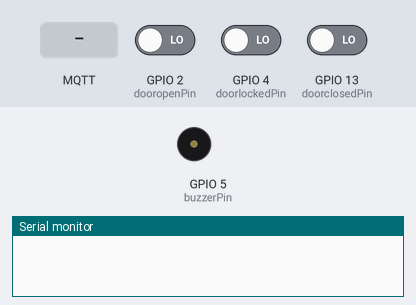
The sketch below on a simulated ESP8266 (NodeMCU). Parts: buzzer (waves = sounding), the last lines printed to the serial monitor. The inputs (shaded band) are chosen by the test bench; at power-on: GPIO 2 (dooropenPin) LOW, GPIO 4 (doorlockedPin) LOW, GPIO 13 (doorclosedPin) LOW. No MQTT or app messages arrive unless stated.

Above: at 1.2 s.
1.3 s: GPIO 2 (dooropenPin) driven HIGH
At 2.55 s:
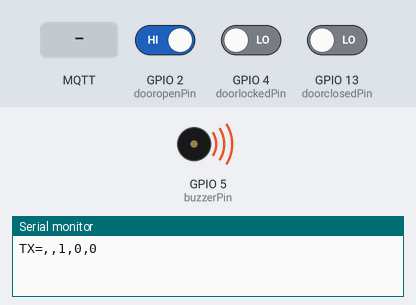
4.3 s: MQTT message "1" arrives on the first subscribed topic
5.8 s: MQTT message "on" arrives on the first subscribed topic
7.3 s: MQTT message "off" arrives on the first subscribed topic
Timing chart, 0 to 9.8 s (numbered marks = the images above; inputs shaded):
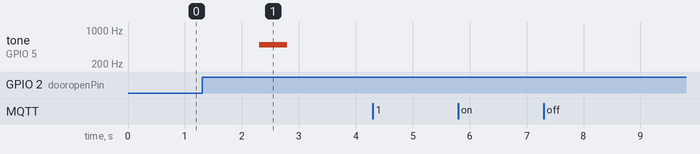

The sketch:

slidingdooresp8266.ino
```cpp
/*
Pins
BUTTON bottom left side - connectd to 3.3
BUTTON bottom right side - connected to resitor and from resistor to GND
BUTTON top right side - connected to D1(GPIO5)
Resistor used: BROWN-BLACK-ORANGE-GOLD
 */

#include <ESP8266WiFi.h>
#include <WiFiClientSecure.h>
//Pubsubclient library obtained from https://github.com/knolleary/pubsubclient
#include <PubSubClient.h>
#include <SoftwareSerial.h>

// constants won't change. They're used here to
// set pin numbers:
const int dooropenPin   = 2;
const int doorclosedPin = 13;
const int doorlockedPin = 4;     // the number of the pushbutton pin
const int buzzerPin = 5;
const int RX = 14;
const int TX = 12;

SoftwareSerial ESPserial(RX, TX); // RX | TX

//////////////////////
// WiFi Definitions //
//////////////////////
const char WiFiAPPSK[] = "sparkfun";
#define wifi_ssid "mendes"
#define wifi_password "MENDESFAMILY"

#define mqtt_server "192.168.1.29"
#define mqtt_user ""
#define mqtt_password ""

WiFiServer server(80);
WiFiClient espClient;
PubSubClient client(espClient);

void setupWiFiStation() {
  WiFi.mode(WIFI_STA);
  WiFi.begin(wifi_ssid, wifi_password);

  // Use the WiFi.status() function to check if the ESP8266
  // is connected to a WiFi network.
  while (WiFi.status() != WL_CONNECTED)
  {
    delay(100);
  }
  //Serial.println("WIFI connected");
  //Serial.println("IP address: ");
  //Serial.println(WiFi.localIP());
}

void setupWiFiAccessPoint()
{
  WiFi.mode(WIFI_AP);

  // Do a little work to get a unique-ish name. Append the
  // last two bytes of the MAC (HEX'd) to "Thing-":
  uint8_t mac[WL_MAC_ADDR_LENGTH];
  WiFi.softAPmacAddress(mac);
  String macID = String(mac[WL_MAC_ADDR_LENGTH - 2], HEX) +
                 String(mac[WL_MAC_ADDR_LENGTH - 1], HEX);
  macID.toUpperCase();
  String AP_NameString = "ESP8266 Thing " + macID;

  char AP_NameChar[AP_NameString.length() + 1];
  memset(AP_NameChar, 0, AP_NameString.length() + 1);

  for (int i=0; i<AP_NameString.length(); i++)
    AP_NameChar[i] = AP_NameString.charAt(i);

  WiFi.softAP(AP_NameChar, WiFiAPPSK);
  server.begin();
}


void reconnect() {
  // Loop until we're reconnected
  while (!client.connected()) {
    //Serial.print("Attempting MQTT connection...");
    // Attempt to connect
    if (client.connect("slidingdoor")) {
      //Serial.println("connected");
      // Once connected, publish an announcement...
      //client.publish("outTopic","hello world");
      // ... and resubscribe
      client.subscribe("mendes/backyard/sensor/temphumidity/temperature/value");
      client.subscribe("mendes/house/sensor/temphumidity/temperature/value");
      //Serial.println("subscribed");
    } else {
      //Serial.print("failed, rc=");
      //Serial.print(client.state());
      //Serial.println(" try again in 5 seconds");
      // Wait 5 seconds before retrying
      delay(5000);
    }
  }
}


// variables will change:
int openbuttonstate = LOW;
int closedbuttonstate = LOW;
int lockedbuttonstate = LOW;         // variable for reading the pushbutton status

int openbuttonprevstate = LOW;
int closedbuttonprevstate = LOW;
int lockedbuttonprevstate = LOW;         // variable for reading the pushbutton status


long openlastDebounceTime = millis();
long closedlastDebounceTime = millis();
long lockedlastDebounceTime = millis();

long lasttime = millis();

bool opentriggered = true;
bool closedtriggered = true;
bool lockedtriggered = true;

bool opentriggeredhighbefore = false;
bool closedtriggeredhighbefore = false;
bool lockedtriggeredhighbefore = false;


char temperature[10] = "";
char temperaturein[10] = "";

void collectdata(bool activatedbymqtt=false) {
   int frequency;
   char s_output[5];
   char doorstate[30];
   char doorclosed[30] = "CLOSED";
   char dooropen[30] = "OPEN";
   char doorlocked[30] = "LOCKED";

   if(!activatedbymqtt) {
      if(openbuttonstate==HIGH) {
         frequency = 500;
         strcpy (doorstate,dooropen);
      }
      if(closedbuttonstate==HIGH) {
         frequency = 600;
         strcpy (doorstate,doorclosed);
      }
      if(lockedbuttonstate==HIGH) {
        frequency = 400;
        strcpy (doorstate,doorlocked);
      }
      tone(buzzerPin, frequency, 500);
   }

   //Send data to serial port to be picked up by Arduino
   ESPserial.print("TX=");
   ESPserial.print(temperature);
   ESPserial.print(",");
   ESPserial.print(temperaturein);
   ESPserial.print(",");
   ESPserial.print(openbuttonstate);
   ESPserial.print(",");
   ESPserial.print(closedbuttonstate);
   ESPserial.print(",");
   ESPserial.print(lockedbuttonstate);
   ESPserial.println("");

   Serial.print("TX=");
   Serial.print(temperature);
   Serial.print(",");
   Serial.print(temperaturein);
   Serial.print(",");
   Serial.print(openbuttonstate);
   Serial.print(",");
   Serial.print(closedbuttonstate);
   Serial.print(",");
   Serial.print(lockedbuttonstate);
   Serial.println("");

   if(!activatedbymqtt) {
      client.publish("mendes/familyroom/sensor/slidingdoor",doorstate, true);
   }

}

void callback(char* topic, byte* payload, unsigned int length) {
  Serial.print("Message arrived [");
  Serial.print(topic);
  Serial.print("] ");

   char data[10] = "";

   for (int i=0;i<length;i++) {
     if(i<10) {
       data[i] = (char)payload[i];
     }
     Serial.print((char)payload[i]);
   }
   Serial.println();

  if(strcmp(topic,"mendes/backyard/sensor/temphumidity/temperature/value")==0) {
     strcpy(temperature,data);
  }
  if(strcmp(topic,"mendes/house/sensor/temphumidity/temperature/value")==0) {
     strcpy(temperaturein,data);
  }
  collectdata(true);
}

void setup() {
  // initialize the LED pin as an output:
  //pinMode(ledPin, OUTPUT);
  // initialize the pushbutton pin as an input:
  pinMode(dooropenPin, INPUT);
  pinMode(doorclosedPin, INPUT);
  pinMode(doorlockedPin, INPUT);
  pinMode(buzzerPin,OUTPUT);

  client.setServer(mqtt_server, 1883);
  client.setCallback(callback);

  Serial.begin(9600);

  openbuttonprevstate = digitalRead(dooropenPin);
  closedbuttonprevstate = digitalRead(doorclosedPin);
  lockedbuttonprevstate = digitalRead(doorlockedPin);
  openlastDebounceTime = millis();
  closedlastDebounceTime = millis();
  lockedlastDebounceTime = millis();
  //collectdata();
}

void loop() {
  // read the state of the pushbutton value:
  openbuttonstate = digitalRead(dooropenPin);

    //collectedata() is activates by 4 types of events
    // 1. Open button activated
    // 2. Closed button activated
    // 3. Locked button activated
    // 4. Time. This is used for temperature

     //1.
    if(openbuttonstate != openbuttonprevstate) {
        openbuttonprevstate = openbuttonstate;
        openlastDebounceTime = millis();
        opentriggered = false;
    } else if(opentriggered) {
        openlastDebounceTime = millis();
    } else {
      if(millis()-openlastDebounceTime > 1000 && ((opentriggeredhighbefore && openbuttonstate==LOW) || (openbuttonstate==HIGH))) {
        //Serial.print("Door open trigger: ");
        //Serial.println(openbuttonstate);
        collectdata();
        openlastDebounceTime = millis();
        opentriggered=true;
        if(openbuttonstate==HIGH) {
          opentriggeredhighbefore = true;
        } else {
          opentriggeredhighbefore = false;
        }
      }
    }

    //2.
    closedbuttonstate = digitalRead(doorclosedPin);
    if(closedbuttonstate != closedbuttonprevstate) {
        closedbuttonprevstate = closedbuttonstate;
        closedlastDebounceTime = millis();
        closedtriggered = false;
    } else if(closedtriggered) {
        closedlastDebounceTime = millis();
    } else {
      if(millis()-closedlastDebounceTime > 1000 && ((closedtriggeredhighbefore && closedbuttonstate==LOW) || (closedbuttonstate==HIGH))) {
        //Serial.print("Door closed trigger: ");
        //Serial.println(closedbuttonstate);
        collectdata();
        closedlastDebounceTime = millis();
        closedtriggered=true;
        if(closedbuttonstate==HIGH) {
          closedtriggeredhighbefore = true;
        } else {
          closedtriggeredhighbefore = false;
        }
      }
    }

    //3.
    lockedbuttonstate = digitalRead(doorlockedPin);
    if(lockedbuttonstate != lockedbuttonprevstate) {
        //Serial.print("State changed ");
        //Serial.println(analogRead(doorlockedPin));
        //Serial.println(lockedbuttonstate);
        lockedbuttonprevstate = lockedbuttonstate;
        lockedlastDebounceTime = millis();
        lockedtriggered = false;
    } else if(lockedtriggered) {
        lockedlastDebounceTime = millis();
    } else {
      if(millis()-lockedlastDebounceTime > 1000 && ((lockedtriggeredhighbefore && lockedbuttonstate==LOW) || (lockedbuttonstate==HIGH))) {
        //Serial.print("Door locked trigger: ");
        //Serial.println(lockedbuttonstate);
        collectdata();
        lockedlastDebounceTime = millis();
        lockedtriggered=true;
        if(lockedbuttonstate==HIGH) {
          lockedtriggeredhighbefore = true;
        } else {
          lockedtriggeredhighbefore = false;
        }
      }
    }

    //4.
    //if(millis()-lasttime > 5000) { // 15*(1000*60)) { //15 minutes
    //   Serial.println("Time trigger");
    //   lasttime = millis();
    //   collectdata(true);
    //}

   if (!client.connected()) {
     reconnect();
   }
   client.loop();
   yield();
}
```

Measured:
- after the input at 1.3 s, tone on GPIO 5 (buzzerPin): silent → 500 Hz after 1.0 s, → silent 0.50 s later
